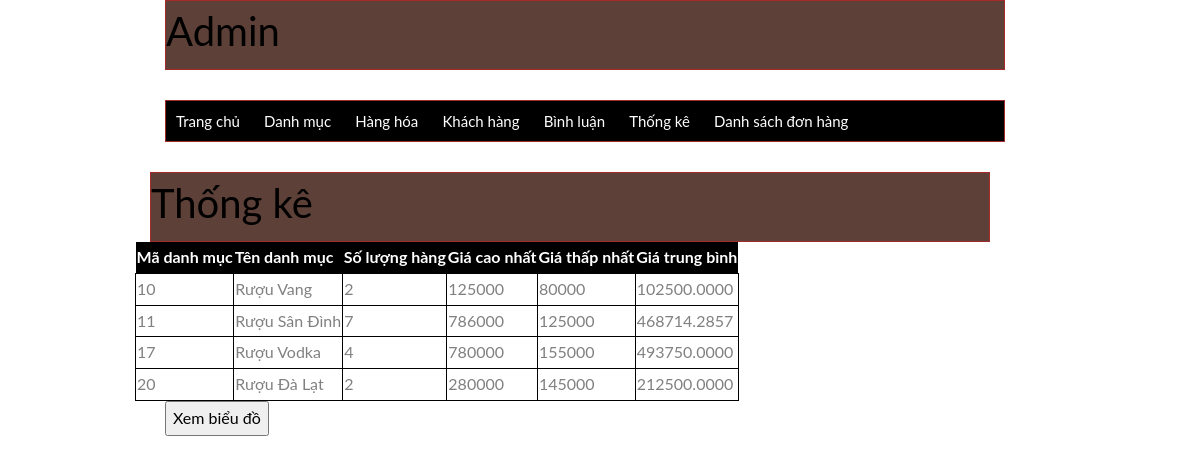
The page /quantri/index.php?act=thongke on the database its author committed.
### tables this page shows
CREATE TABLE `danhmuc` (
  `id` int(10) NOT NULL,
  `name` varchar(200) NOT NULL
);

### model/pdo.php (called while the page is built, shortened)
<?php
function pdo_get_connection(){
    $servername = "localhost";
    $username = "root";
    $password = "";
    try {
        $conn = new PDO("mysql:host=$servername;dbname=duanmau", $username, $password);
        $conn->setAttribute(PDO::ATTR_ERRMODE, PDO::ERRMODE_EXCEPTION);
        return $conn;
    } catch(PDOException $e) {
        echo "Connection failed: " . $e->getMessage();
    }
}
function pdo_query($sql){
    $sql_args=array_slice(func_get_args(),1);
    try{
        $conn=pdo_get_connection();
        $stmt=$conn->prepare($sql);
        $stmt->execute($sql_args);
        $rows=$stmt->fetchAll();
        return $rows;
    }
    catch(PDOException $e){
        throw $e;
    }
    finally{
        unset($conn);
    }
}
?>

### cart/cart.php (called while the page is built, shortened)
<?php
    function loadall_thongke() {
        $sql = "select danhmuc.id as madm,  danhmuc.name as tendm, count(sanpham.id_sp) as countsp, min(sanpham.price) as minprice, max(sanpham.price) as maxprice, avg(sanpham.price) as avgprice";
        $sql.= " from sanpham left join danhmuc on danhmuc.id=sanpham.id";
        $sql.= " group by danhmuc.id ";
        $listtk=pdo_query($sql);
        return $listtk;
    }
?>

### quantri/thongke/list.php (the view)
<div class="row">
    <div class="row fratitle">
        <h1>Thống kê</h1>
    </div>
    <div class="row">
        <br>
        <table  class="row">
            <tr class="danhmuc">
                <th>Mã danh mục</th>
                <th>Tên danh mục</th>
                <th>Số lượng hàng</th>
                <th>Giá cao nhất</th>
                <th>Giá thấp nhất</th>
                <th>Giá trung bình</th>
            </tr>
            <?php
                foreach ($listthongke as $thongke){
                    extract($thongke);
            ?>
                <tr>
                <td><?php echo $madm ?></td>
                <td><?php echo $tendm ?></td>
                <td><?php echo $countsp ?></td>
                <td><?php echo $maxprice ?></td>
                <td><?php echo $minprice ?></td>
                <td><?php echo $avgprice ?></td>
            </tr>
            <?php
                }
            ?>
        </table>
    </div>
    <a href="index.php?act=bieudo"><input type="button" value="Xem biểu đồ"></a>
</div>

### quantri/header.php (style rules this page uses)
.row { float: left; width: 100%; }
.fratitle { background-color: #5d4037 !important; border: 1px brown solid; color: white; }
.danhmuc { background-color: black; color: white; width: 100%; }
table tr td { border: 1px black solid; }

### rows shown on the page
danhmuc: id "10", name "Rượu Vang", countsp "2", maxprice "125000", minprice "80000", avgprice "102500.0000"
danhmuc: id "11", name "Rượu Sân Đình", countsp "7", maxprice "786000", minprice "125000", avgprice "468714.2857"
danhmuc: id "17", name "Rượu Vodka", countsp "4", maxprice "780000", minprice "155000", avgprice "493750.0000"
danhmuc: id "20", name "Rượu Đà Lạt", countsp "2", maxprice "280000", minprice "145000", avgprice "212500.0000"
